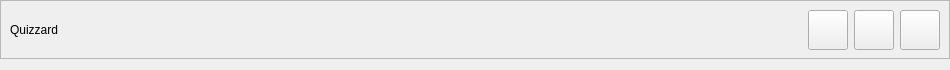
<?xml version="1.0" encoding="UTF-8"?>
<ui version="4.0">
 <class>TitleBar</class>
 <widget class="QWidget" name="TitleBar">
  <property name="geometry">
   <rect>
    <x>0</x>
    <y>0</y>
    <width>950</width>
    <height>70</height>
   </rect>
  </property>
  <property name="minimumSize">
   <size>
    <width>0</width>
    <height>70</height>
   </size>
  </property>
  <property name="windowTitle">
   <string>Form</string>
  </property>
  <layout class="QVBoxLayout" name="verticalLayout">
   <property name="leftMargin">
    <number>0</number>
   </property>
   <property name="topMargin">
    <number>0</number>
   </property>
   <property name="rightMargin">
    <number>0</number>
   </property>
   <item>
    <widget class="QFrame" name="f_title">
     <property name="frameShape">
      <enum>QFrame::Shape::StyledPanel</enum>
     </property>
     <property name="frameShadow">
      <enum>QFrame::Shadow::Raised</enum>
     </property>
     <layout class="QHBoxLayout" name="horizontalLayout">
      <item>
       <widget class="QLabel" name="l_title">
        <property name="minimumSize">
         <size>
          <width>0</width>
          <height>40</height>
         </size>
        </property>
        <property name="maximumSize">
         <size>
          <width>16777215</width>
          <height>40</height>
         </size>
        </property>
        <property name="text">
         <string>Quizzard</string>
        </property>
       </widget>
      </item>
      <item>
       <spacer name="horizontalSpacer">
        <property name="orientation">
         <enum>Qt::Orientation::Horizontal</enum>
        </property>
        <property name="sizeHint" stdset="0">
         <size>
          <width>739</width>
          <height>13</height>
         </size>
        </property>
       </spacer>
      </item>
      <item>
       <widget class="QPushButton" name="btn_collapse">
        <property name="minimumSize">
         <size>
          <width>40</width>
          <height>40</height>
         </size>
        </property>
        <property name="maximumSize">
         <size>
          <width>40</width>
          <height>40</height>
         </size>
        </property>
        <property name="text">
         <string/>
        </property>
        <property name="icon">
         <iconset resource="../Resources.qrc">
          <normaloff>:/resources/images/minimize.svg</normaloff>:/resources/images/minimize.svg</iconset>
        </property>
        <property name="iconSize">
         <size>
          <width>40</width>
          <height>40</height>
         </size>
        </property>
       </widget>
      </item>
      <item>
       <widget class="QPushButton" name="btn_mode">
        <property name="minimumSize">
         <size>
          <width>40</width>
          <height>40</height>
         </size>
        </property>
        <property name="maximumSize">
         <size>
          <width>40</width>
          <height>40</height>
         </size>
        </property>
        <property name="text">
         <string/>
        </property>
        <property name="icon">
         <iconset resource="../Resources.qrc">
          <normaloff>:/resources/images/maximize.svg</normaloff>:/resources/images/maximize.svg</iconset>
        </property>
        <property name="iconSize">
         <size>
          <width>40</width>
          <height>40</height>
         </size>
        </property>
       </widget>
      </item>
      <item>
       <widget class="QPushButton" name="btn_close">
        <property name="minimumSize">
         <size>
          <width>40</width>
          <height>40</height>
         </size>
        </property>
        <property name="maximumSize">
         <size>
          <width>40</width>
          <height>40</height>
         </size>
        </property>
        <property name="text">
         <string/>
        </property>
        <property name="icon">
         <iconset resource="../Resources.qrc">
          <normaloff>:/resources/images/cross.svg</normaloff>:/resources/images/cross.svg</iconset>
        </property>
        <property name="iconSize">
         <size>
          <width>40</width>
          <height>40</height>
         </size>
        </property>
       </widget>
      </item>
     </layout>
    </widget>
   </item>
  </layout>
 </widget>
 <resources>
  <include location="../Resources.qrc"/>
 </resources>
 <connections/>
</ui>
